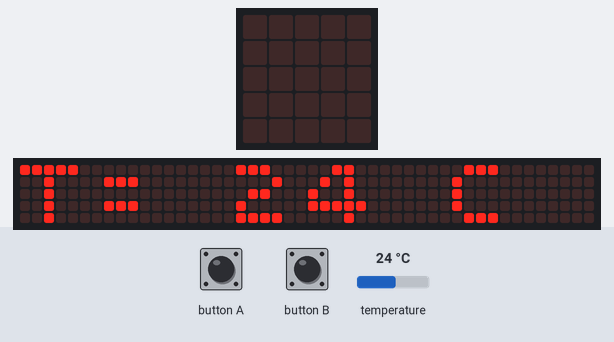
Simulated run of this program. Board: BBC micro:bit (MakeCode). Shown: the board's 5×5 LED display, a strip that is not on the board, showing the scrolling text unrolled. The inputs (shaded band) are chosen by the test bench; at power-on: temperature 24 °C. The 48×5 strip is a reading aid, not a part: it shows the text the display is scrolling, unrolled, one strip-width of it at a time.

Above: at 6.8 s.
8.5 s: button A pressed for 0.15 s
At 11.3 s:
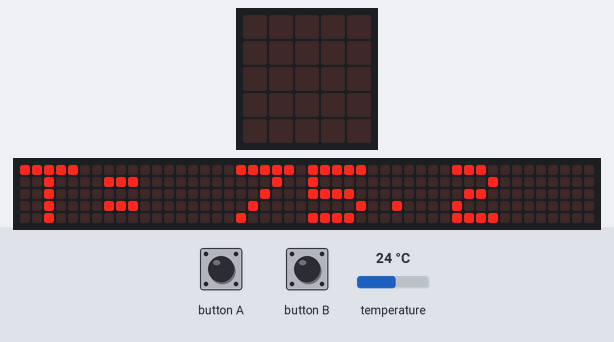
At 18.4 s:
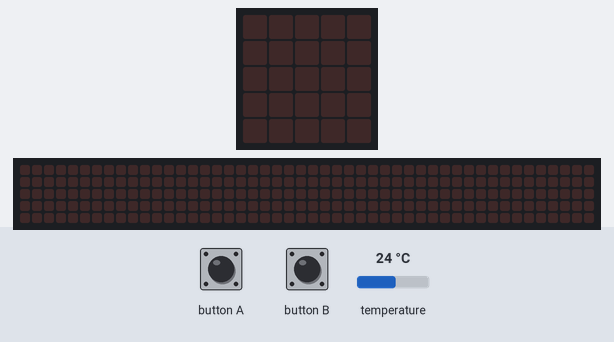

The program:

main.ts
```typescript
input.onButtonPressed(Button.A, function () {
    basic.showString("T= " + (input.temperature() * 1.8 + 32) + " F")
})
input.onButtonPressed(Button.B, function () {
    basic.showString("T= " + input.temperature() * 274.15 + " k")
})
basic.showString("T= " + input.temperature() + " C")
```

test.ts
```typescript
// aquí va el archivo "tests"; esto no se compilará cuando este paquete se utilice como una extensión.
```

Measured:
- after the input at 8.5 s, the display: changes after 0.15 s (image 1)
- what the display in image 0 shows lasts 0.4 s, from 6.8 s to 7.2 s
- what the display in image 1 shows lasts 0.6 s, from 10.9 s to 11.5 s
